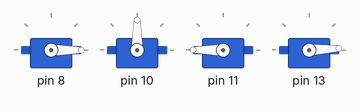
A sketch run on a simulated Arduino Uno, built with avr-gcc and run on an emulated ATmega328P. Parts: 4 × servo.

Above: at 0.05 s.
At 1.4 s:
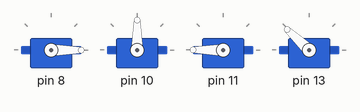
At 2.75 s:
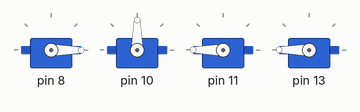
At 5.5 s:
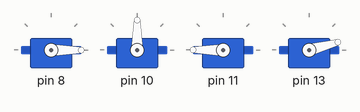
Timing chart, 0 to 9.9 s (numbered marks = the images above):
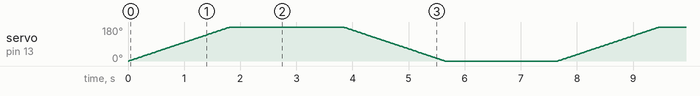

The sketch:

servo_setup.ino
```cpp
#include <Servo.h>

Servo servo[4];

void setup() {
  servo[0].attach(8);
  servo[0].write(0);
  servo[1].attach(10);
  servo[1].write(90);
  servo[2].attach(11);
  servo[2].write(180);
  servo[3].attach(13);

}

void loop() {
  for (int i=0; i<=180; i++){
    servo[3].write(i);
    delay(10);
  }
  delay(2000);

  for (int i=180; i>=0; i--){
    servo[3].write(i);
    delay(10);
  }
  delay(2000);
}
```
